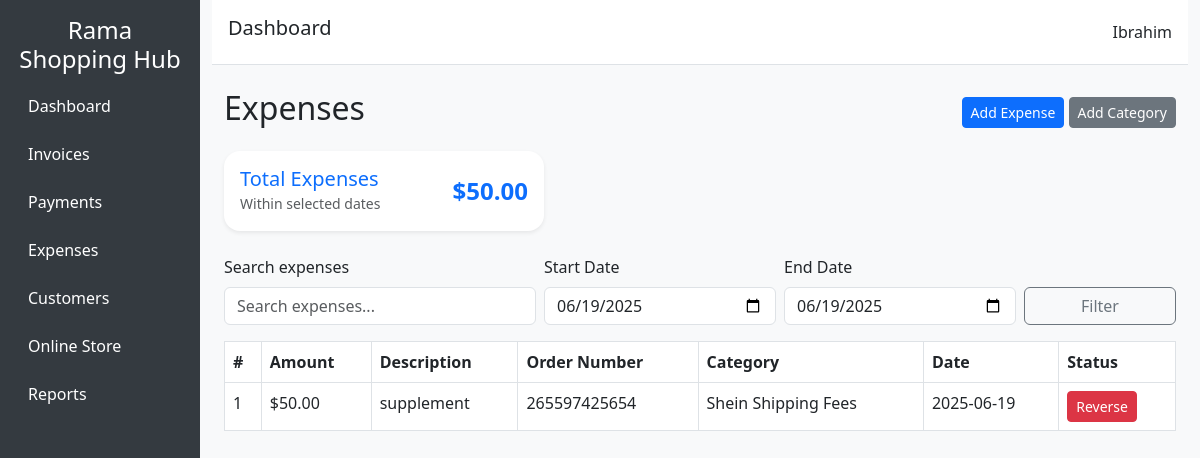
The page /expenses/ on the database its author committed.
### app/models.py (models this page shows, shortened)
class Expense(db.Model):
    id = db.Column(db.Integer, primary_key=True)
    description = db.Column(db.String(120), nullable=False)
    order_number = db.Column(db.String(64), nullable=True)
    amount = db.Column(db.Float, nullable=False)
    date = db.Column(db.Date, nullable=False)
    category_id = db.Column(db.Integer, db.ForeignKey('expense_category.id'))
    category = db.relationship('ExpenseCategory', backref='expenses')
    is_reversed = db.Column(db.Boolean, default=False)

class ExpenseCategory(db.Model):
    id = db.Column(db.Integer, primary_key=True)
    name = db.Column(db.String(100), nullable=False, unique=True)

### app/routes/expenses.py (the view)
@expenses_bp.route('/')
def list_expenses():
    q = request.args.get('q', '').strip()
    start_date = request.args.get('start_date')
    end_date = request.args.get('end_date')
    today_str = date.today().strftime('%Y-%m-%d')
    if not start_date:
        start_date = today_str
    if not end_date:
        end_date = today_str
    query = Expense.query.join(ExpenseCategory, isouter=True)
    if q:
        query = query.filter(
            Expense.description.ilike(f'%{q}%') |
            Expense.order_number.ilike(f'%{q}%') |
            ExpenseCategory.name.ilike(f'%{q}%')
        )
    if start_date and end_date:
        query = query.filter(
            and_(
                Expense.date >= start_date,
                Expense.date <= end_date
            )
        )
    expenses = query.order_by(Expense.date.desc()).all()
    total_amount = query.with_entities(func.coalesce(func.sum(Expense.amount), 0)).scalar()
    categories = ExpenseCategory.query.all()
    return render_template(
        'expenses/list.html',
        expenses=expenses,
        categories=categories,
        q=q,
        start_date=start_date,
        end_date=end_date,
        total_amount=total_amount
    )

### app/templates/expenses/list.html (shortened to what this page needs)
{% extends 'base.html' %}
{% block content %}
<div class="d-flex justify-content-between align-items-center mb-3">
  <h2>Expenses</h2>
  <div>
    <button class="btn btn-primary btn-sm" data-bs-toggle="modal" data-bs-target="#addExpenseModal">Add Expense</button>
    <button class="btn btn-secondary btn-sm" data-bs-toggle="modal" data-bs-target="#addCategoryModal">Add Category</button>
  </div>
</div>
<div class="card border-primary mb-4 shadow-sm" style="max-width: 320px;">
  <div class="card-body d-flex justify-content-between align-items-center">
    <div>
      <h5 class="card-title mb-0 text-primary">Total Expenses</h5>
      <small class="text-muted">Within selected dates</small>
    </div>
    <div class="fs-4 fw-bold text-primary">
      ${{ '%.2f'|format(total_amount or 0) }}
    </div>
  </div>
</div>
<form method="GET" class="row g-2 mb-3 align-items-end">
  <div class="col-md-4">
    <label for="q" class="form-label">Search expenses</label>
    <input type="text" id="q" name="q" class="form-control" placeholder="Search expenses..." value="{{ q }}">
  </div>
  <div class="col-md-3">
    <label for="start_date" class="form-label">Start Date</label>
    <input type="date" id="start_date" name="start_date" class="form-control" value="{{ start_date }}">
  </div>
  <div class="col-md-3">
    <label for="end_date" class="form-label">End Date</label>
    <input type="date" id="end_date" name="end_date" class="form-control" value="{{ end_date }}">
  </div>
  <div class="col-md-2 d-grid">
    <button type="submit" class="btn btn-outline-secondary">Filter</button>
  </div>
</form>
<table class="table table-bordered table-hover">
  <thead>
    <tr>
      <th>#</th>
      <th>Amount</th>
      <th>Description</th>
      <th>Order Number</th>
      <th>Category</th>
      <th>Date</th>
      <th>Status</th>
    </tr>
  </thead>
  <tbody>
    {% for expense in expenses %}
    <tr class="{% if expense.reversed %}table-danger{% endif %}">
      <td>{{ loop.index }}</td>
      <td>${{ '%.2f'|format(expense.amount) }}</td>
      <td>{{ expense.description }}</td>
      <td>{{ expense.order_number or '—' }}</td>
      <td>{{ expense.category.name if expense.category else '—' }}</td>
      <td>{{ expense.date.strftime('%Y-%m-%d') }}</td>
      <td>
        {% if not expense.reversed %}
          <form method="POST" action="{{ url_for('expenses.reverse_expense', expense_id=expense.id) }}" onsubmit="return confirm('Reverse this expense?')">
            <button class="btn btn-sm btn-danger">Reverse</button>
          </form>
        {% else %}
          <span class="text-muted">Reversed</span>
        {% endif %}
      </td>
    </tr>
    {% else %}
    <tr>
      <td colspan="7" class="text-center">No expenses found</td>
    </tr>
    {% endfor %}
  </tbody>
</table>
{% endblock %}

### app/templates/base.html (style rules this page uses)
body { font-family: 'Segoe UI', Tahoma, Geneva, Verdana, sans-serif; background-color: #f8f9fa; }
.card { border: none; border-radius: 1rem; box-shadow: 0 0.25rem 0.5rem rgba(0,0,0,0.1); }

### rows shown on the page
Expense: amount "50.00", description "supplement", order_number "265597425654", category "Shein Shipping Fees", date "2025-06-19"

### other values the page prints
{{ '%.2f'|format(total_amount or 0) }} "50.00"
